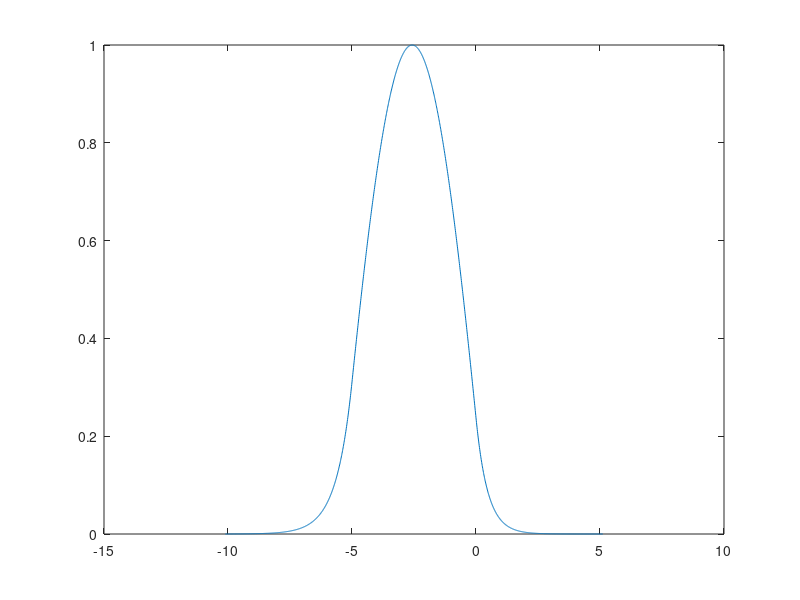

Here is the MATLAB script that generated this plot: (Note: this script raises an error after producing the figure.)
clc;clear;close all;
load('Assignment-1-Problem-1-WaveGuide-2-ModalAnalysis.mat')

N = effective_index
beta = N * 2 * pi / 5

figure(1)
plot(x(:,1) * 1e6, abs(mode1_Ey(:,1)));
xline(-5, '-', 'film', 'linewidth', 2, 'fontsize', 16, 'labelorientation', 'horizontal');
xline(-5, '-', 'substrate', 'linewidth', 2, 'fontsize', 16, 'labelhorizontalalignment', 'left', 'labelorientation', 'horizontal');
xline(0, '-', 'cover', 'linewidth', 2, 'fontsize', 16, 'labelorientation', 'horizontal');
xlabel('x / \mu{}m', 'fontsize', 16)
ylabel('e_y(x)', 'fontsize', 16)
xlim([-10, 5])
grid on
saveas(gcf,'Assignment-1-Problem-1-WaveGuide-2-ModalAnalysis-Mode-1-Ey.eps')
figure(2)
plot(x(:,1) * 1e6, abs(mode1_Hx(:,1)));
xline(-5, '-', 'film', 'linewidth', 2, 'fontsize', 16, 'labelorientation', 'horizontal');
xline(-5, '-', 'substrate', 'linewidth', 2, 'fontsize', 16, 'labelhorizontalalignment', 'left', 'labelorientation', 'horizontal');
xline(0, '-', 'cover', 'linewidth', 2, 'fontsize', 16, 'labelorientation', 'horizontal');
xlabel('x / \mu{}m', 'fontsize', 16)
ylabel('h_x(x)', 'fontsize', 16)
xlim([-10, 5])
grid on
saveas(gcf,'Assignment-1-Problem-1-WaveGuide-2-ModalAnalysis-Mode-1-Hx.eps')
figure(3)
plot(x(:,1) * 1e6, abs(mode1_Hz(:,1)));
xline(-5, '-', 'film', 'linewidth', 2, 'fontsize', 16, 'labelorientation', 'horizontal');
xline(-5, '-', 'substrate', 'linewidth', 2, 'fontsize', 16, 'labelhorizontalalignment', 'left', 'labelorientation', 'horizontal');
xline(0, '-', 'cover', 'linewidth', 2, 'fontsize', 16, 'labelorientation', 'horizontal');
xlabel('x / \mu{}m', 'fontsize', 16)
ylabel('h_z(x)', 'fontsize', 16)
xlim([-10, 5])
grid on
saveas(gcf,'Assignment-1-Problem-1-WaveGuide-2-ModalAnalysis-Mode-1-Hz.eps')

figure(4)
plot(x(:,1) * 1e6, abs(mode2_Hy(:,1)));
xline(-5, '-', 'film', 'linewidth', 2, 'fontsize', 16, 'labelorientation', 'horizontal');
xline(-5, '-', 'substrate', 'linewidth', 2, 'fontsize', 16, 'labelhorizontalalignment', 'left', 'labelorientation', 'horizontal');
xline(0, '-', 'cover', 'linewidth', 2, 'fontsize', 16, 'labelorientation', 'horizontal');
xlabel('x / \mu{}m', 'fontsize', 16)
ylabel('h_y(x)', 'fontsize', 16)
xlim([-10, 5])
grid on
saveas(gcf,'Assignment-1-Problem-1-WaveGuide-2-ModalAnalysis-Mode-2-Hy.eps')
figure(5)
plot(x(:,1) * 1e6, abs(mode2_Ex(:,1)));
xline(-5, '-', 'film', 'linewidth', 2, 'fontsize', 16, 'labelorientation', 'horizontal');
xline(-5, '-', 'substrate', 'linewidth', 2, 'fontsize', 16, 'labelhorizontalalignment', 'left', 'labelorientation', 'horizontal');
xline(0, '-', 'cover', 'linewidth', 2, 'fontsize', 16, 'labelorientation', 'horizontal');
xlabel('x / \mu{}m', 'fontsize', 16)
ylabel('e_x(x)', 'fontsize', 16)
xlim([-10, 5])
grid on
saveas(gcf,'Assignment-1-Problem-1-WaveGuide-2-ModalAnalysis-Mode-2-Ex.eps')
figure(6)
plot(x(:,1) * 1e6, abs(mode2_Ez(:,1)));
xline(-5, '-', 'film', 'linewidth', 2, 'fontsize', 16, 'labelorientation', 'horizontal');
xline(-5, '-', 'substrate', 'linewidth', 2, 'fontsize', 16, 'labelhorizontalalignment', 'left', 'labelorientation', 'horizontal');
xline(0, '-', 'cover', 'linewidth', 2, 'fontsize', 16, 'labelorientation', 'horizontal');
xlabel('x / \mu{}m', 'fontsize', 16)
ylabel('e_z(x)', 'fontsize', 16)
xlim([-10, 5])
grid on
saveas(gcf,'Assignment-1-Problem-1-WaveGuide-2-ModalAnalysis-Mode-2-Ez.eps')

figure(7)
plot(x(:,1) * 1e6, abs(mode3_Ey(:,1)));
xline(-5, '-', 'film', 'linewidth', 2, 'fontsize', 16, 'labelorientation', 'horizontal');
xline(-5, '-', 'substrate', 'linewidth', 2, 'fontsize', 16, 'labelhorizontalalignment', 'left', 'labelorientation', 'horizontal');
xline(0, '-', 'cover', 'linewidth', 2, 'fontsize', 16, 'labelorientation', 'horizontal');
xlabel('x / \mu{}m', 'fontsize', 16)
ylabel('e_y(x)', 'fontsize', 16)
xlim([-10, 5])
grid on
saveas(gcf,'Assignment-1-Problem-1-WaveGuide-2-ModalAnalysis-Mode-3-Ey.eps')
figure(8)
plot(x(:,1) * 1e6, abs(mode3_Hx(:,1)));
xline(-5, '-', 'film', 'linewidth', 2, 'fontsize', 16, 'labelorientation', 'horizontal');
xline(-5, '-', 'substrate', 'linewidth', 2, 'fontsize', 16, 'labelhorizontalalignment', 'left', 'labelorientation', 'horizontal');
xline(0, '-', 'cover', 'linewidth', 2, 'fontsize', 16, 'labelorientation', 'horizontal');
xlabel('x / \mu{}m', 'fontsize', 16)
ylabel('h_x(x)', 'fontsize', 16)
xlim([-10, 5])
grid on
saveas(gcf,'Assignment-1-Problem-1-WaveGuide-2-ModalAnalysis-Mode-3-Hx.eps')
figure(9)
plot(x(:,1) * 1e6, abs(mode3_Hz(:,1)));
xline(-5, '-', 'film', 'linewidth', 2, 'fontsize', 16, 'labelorientation', 'horizontal');
xline(-5, '-', 'substrate', 'linewidth', 2, 'fontsize', 16, 'labelhorizontalalignment', 'left', 'labelorientation', 'horizontal');
xline(0, '-', 'cover', 'linewidth', 2, 'fontsize', 16, 'labelorientation', 'horizontal');
xlabel('x / \mu{}m', 'fontsize', 16)
ylabel('h_z(x)', 'fontsize', 16)
xlim([-10, 5])
grid on
saveas(gcf,'Assignment-1-Problem-1-WaveGuide-2-ModalAnalysis-Mode-3-Hz.eps')

figure(10)
plot(x(:,1) * 1e6, abs(mode4_Hy(:,1)));
xline(-5, '-', 'film', 'linewidth', 2, 'fontsize', 16, 'labelorientation', 'horizontal');
xline(-5, '-', 'substrate', 'linewidth', 2, 'fontsize', 16, 'labelhorizontalalignment', 'left', 'labelorientation', 'horizontal');
xline(0, '-', 'cover', 'linewidth', 2, 'fontsize', 16, 'labelorientation', 'horizontal');
xlabel('x / \mu{}m', 'fontsize', 16)
ylabel('h_y(x)', 'fontsize', 16)
xlim([-10, 5])
grid on
saveas(gcf,'Assignment-1-Problem-1-WaveGuide-2-ModalAnalysis-Mode-4-Hy.eps')
figure(11)
plot(x(:,1) * 1e6, abs(mode4_Ex(:,1)));
xline(-5, '-', 'film', 'linewidth', 2, 'fontsize', 16, 'labelorientation', 'horizontal');
xline(-5, '-', 'substrate', 'linewidth', 2, 'fontsize', 16, 'labelhorizontalalignment', 'left', 'labelorientation', 'horizontal');
xline(0, '-', 'cover', 'linewidth', 2, 'fontsize', 16, 'labelorientation', 'horizontal');
xlabel('x / \mu{}m', 'fontsize', 16)
ylabel('e_x(x)', 'fontsize', 16)
xlim([-10, 5])
grid on
saveas(gcf,'Assignment-1-Problem-1-WaveGuide-2-ModalAnalysis-Mode-4-Ex.eps')
figure(12)
plot(x(:,1) * 1e6, abs(mode4_Ez(:,1)));
xline(-5, '-', 'film', 'linewidth', 2, 'fontsize', 16, 'labelorientation', 'horizontal');
xline(-5, '-', 'substrate', 'linewidth', 2, 'fontsize', 16, 'labelhorizontalalignment', 'left', 'labelorientation', 'horizontal');
xline(0, '-', 'cover', 'linewidth', 2, 'fontsize', 16, 'labelorientation', 'horizontal');
xlabel('x / \mu{}m', 'fontsize', 16)
ylabel('e_z(x)', 'fontsize', 16)
xlim([-10, 5])
grid on
saveas(gcf,'Assignment-1-Problem-1-WaveGuide-2-ModalAnalysis-Mode-4-Ez.eps')

figure(13)
plot(x(:,1) * 1e6, abs(mode5_Ey(:,1)));
xline(-5, '-', 'film', 'linewidth', 2, 'fontsize', 16, 'labelorientation', 'horizontal');
xline(-5, '-', 'substrate', 'linewidth', 2, 'fontsize', 16, 'labelhorizontalalignment', 'left', 'labelorientation', 'horizontal');
xline(0, '-', 'cover', 'linewidth', 2, 'fontsize', 16, 'labelorientation', 'horizontal');
xlabel('x / \mu{}m', 'fontsize', 16)
ylabel('e_y(x)', 'fontsize', 16)
xlim([-10, 5])
grid on
saveas(gcf,'Assignment-1-Problem-1-WaveGuide-2-ModalAnalysis-Mode-5-Ey.eps')
figure(14)
plot(x(:,1) * 1e6, abs(mode5_Hx(:,1)));
xline(-5, '-', 'film', 'linewidth', 2, 'fontsize', 16, 'labelorientation', 'horizontal');
xline(-5, '-', 'substrate', 'linewidth', 2, 'fontsize', 16, 'labelhorizontalalignment', 'left', 'labelorientation', 'horizontal');
xline(0, '-', 'cover', 'linewidth', 2, 'fontsize', 16, 'labelorientation', 'horizontal');
xlabel('x / \mu{}m', 'fontsize', 16)
ylabel('h_x(x)', 'fontsize', 16)
xlim([-10, 5])
grid on
saveas(gcf,'Assignment-1-Problem-1-WaveGuide-2-ModalAnalysis-Mode-5-Hx.eps')
figure(15)
plot(x(:,1) * 1e6, abs(mode5_Hz(:,1)));
xline(-5, '-', 'film', 'linewidth', 2, 'fontsize', 16, 'labelorientation', 'horizontal');
xline(-5, '-', 'substrate', 'linewidth', 2, 'fontsize', 16, 'labelhorizontalalignment', 'left', 'labelorientation', 'horizontal');
xline(0, '-', 'cover', 'linewidth', 2, 'fontsize', 16, 'labelorientation', 'horizontal');
xlabel('x / \mu{}m', 'fontsize', 16)
ylabel('h_z(x)', 'fontsize', 16)
xlim([-10, 5])
grid on
saveas(gcf,'Assignment-1-Problem-1-WaveGuide-2-ModalAnalysis-Mode-5-Hz.eps')

figure(16)
plot(x(:,1) * 1e6, abs(mode6_Hy(:,1)));
xline(-5, '-', 'film', 'linewidth', 2, 'fontsize', 16, 'labelorientation', 'horizontal');
xline(-5, '-', 'substrate', 'linewidth', 2, 'fontsize', 16, 'labelhorizontalalignment', 'left', 'labelorientation', 'horizontal');
xline(0, '-', 'cover', 'linewidth', 2, 'fontsize', 16, 'labelorientation', 'horizontal');
xlabel('x / \mu{}m', 'fontsize', 16)
ylabel('h_y(x)', 'fontsize', 16)
xlim([-10, 5])
grid on
saveas(gcf,'Assignment-1-Problem-1-WaveGuide-2-ModalAnalysis-Mode-6-Hy.eps')
figure(17)
plot(x(:,1) * 1e6, abs(mode6_Ex(:,1)));
xline(-5, '-', 'film', 'linewidth', 2, 'fontsize', 16, 'labelorientation', 'horizontal');
xline(-5, '-', 'substrate', 'linewidth', 2, 'fontsize', 16, 'labelhorizontalalignment', 'left', 'labelorientation', 'horizontal');
xline(0, '-', 'cover', 'linewidth', 2, 'fontsize', 16, 'labelorientation', 'horizontal');
xlabel('x / \mu{}m', 'fontsize', 16)
ylabel('e_x(x)', 'fontsize', 16)
xlim([-10, 5])
grid on
saveas(gcf,'Assignment-1-Problem-1-WaveGuide-2-ModalAnalysis-Mode-6-Ex.eps')
figure(18)
plot(x(:,1) * 1e6, abs(mode6_Ez(:,1)));
xline(-5, '-', 'film', 'linewidth', 2, 'fontsize', 16, 'labelorientation', 'horizontal');
xline(-5, '-', 'substrate', 'linewidth', 2, 'fontsize', 16, 'labelhorizontalalignment', 'left', 'labelorientation', 'horizontal');
xline(0, '-', 'cover', 'linewidth', 2, 'fontsize', 16, 'labelorientation', 'horizontal');
xlabel('x / \mu{}m', 'fontsize', 16)
ylabel('e_z(x)', 'fontsize', 16)
xlim([-10, 5])
grid on
saveas(gcf,'Assignment-1-Problem-1-WaveGuide-2-ModalAnalysis-Mode-6-Ez.eps')
